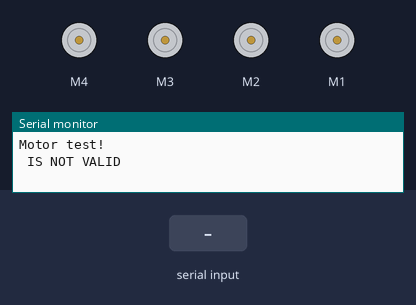
This sketch was run on a simulated Arduino Uno, built with avr-gcc and run on an emulated ATmega328P. Parts: 4 × DC motor (green arrow = forward, orange = backward, longer = faster), the last lines printed to the serial monitor. The inputs (shaded band) are chosen by the test bench.

Above: at 1.2 s.
1.3 s: "go" received over Serial
At 2.7 s:
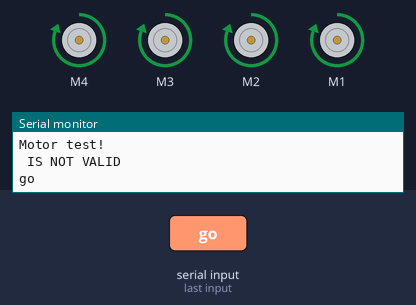
3.8 s: "reverse" received over Serial
At 6.0 s:
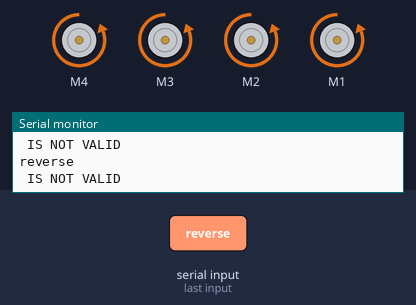
6.3 s: "left" received over Serial
At 7.7 s:
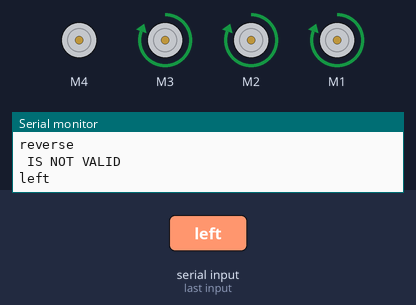
8.8 s: "right" received over Serial
At 10.9 s:
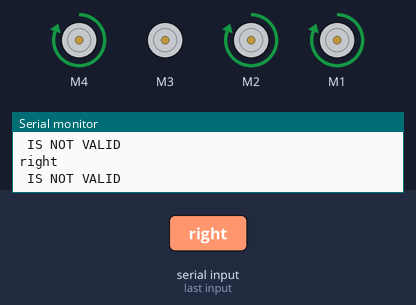
11.3 s: "bright" received over Serial
At 12.8 s:
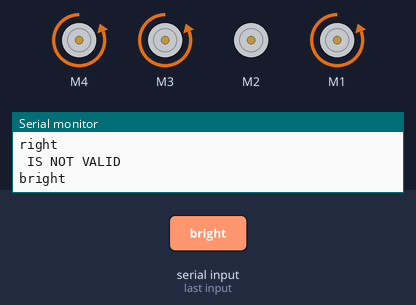
13.8 s: "bleft" received over Serial
At 15.9 s:
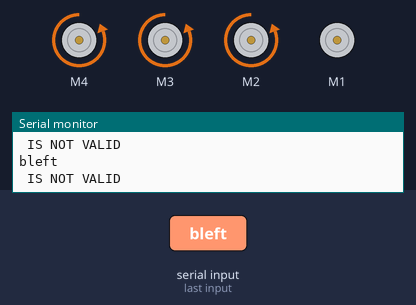
Timing chart, 0 to 17.3 s (numbered marks = the images above; inputs shaded):
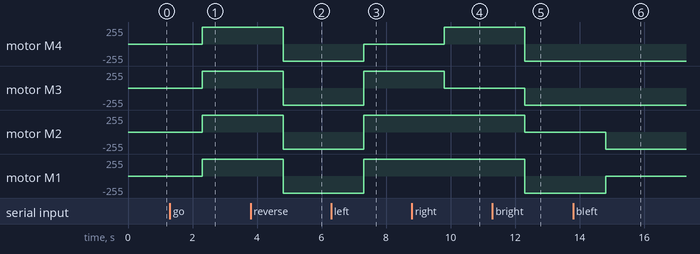

Measured:
- after the input at 1.3 s, motor M4, motor M3, motor M2, motor M1: stopped → forward 255/255 after 1.0 s
- after the input at 3.8 s, motor M4, motor M3, motor M2, motor M1: forward 255/255 → backward 255/255 after 1.0 s
- after the input at 6.3 s, motor M4: backward 255/255 → stopped after 1.0 s; motor M3, motor M2, motor M1: backward 255/255 → forward 255/255 after 1.0 s
- after the input at 8.8 s, motor M4: stopped → forward 255/255 after 1.0 s; motor M3: forward 255/255 → stopped after 1.0 s
- after the input at 11.3 s, motor M4, motor M1: forward 255/255 → backward 255/255 after 1.0 s; motor M3: stopped → backward 255/255 after 1.0 s; motor M2: forward 255/255 → stopped after 1.0 s
- after the input at 13.8 s, motor M2: stopped → backward 255/255 after 1.0 s; motor M1: backward 255/255 → stopped after 1.0 s

The sketch:

firmware.ino
```cpp
#include <AFMotor.h>

AF_DCMotor backright(4, MOTOR34_64KHZ); // create motor #2, 64KHz pwm
AF_DCMotor backleft(3, MOTOR12_64KHZ);
AF_DCMotor frontleft(2, MOTOR12_64KHZ);
AF_DCMotor frontright(1, MOTOR12_64KHZ);

void go(){
  frontleft.run(FORWARD);
  backleft.run(FORWARD);
  backright.run(FORWARD);
  frontright.run(FORWARD);
}

void reverse(){
  backleft.run(BACKWARD);
  backright.run(BACKWARD);
  frontleft.run(BACKWARD);
  frontright.run(BACKWARD);
}

void left(){
  frontleft.run(FORWARD);
  backleft.run(FORWARD);
  backright.run(RELEASE);
  frontright.run(FORWARD);
}

void right(){
  frontleft.run(FORWARD);
  backleft.run(RELEASE);
  backright.run(FORWARD);
  frontright.run(FORWARD);
}

void bright(){
  backleft.run(BACKWARD);
  backright.run(BACKWARD);
  frontleft.run(RELEASE);
  frontright.run(BACKWARD);
}

void bleft(){
  backleft.run(BACKWARD);
  backright.run(BACKWARD);
  frontleft.run(BACKWARD);
  frontright.run(RELEASE);
}

void chill(){
  backleft.run(RELEASE);
  frontleft.run(RELEASE);
  frontright.run(RELEASE);
  backright.run(RELEASE);
}
void setup() {
  Serial.begin(9600);           // set up Serial library at 9600 bps
  Serial.println("Motor test!\n");

  backright.setSpeed(255);     // set the speed to 200/255
  backleft.setSpeed(255);
  frontleft.setSpeed(255);
  frontright.setSpeed(255);
}

void loop() {
  String command = Serial.readString();
  if (command=="go") {
        go();
        Serial.println(command);
        return;
    }
    else if (command=="reverse") {
        reverse();
        Serial.println(command);
        return;
    }
    else if (command=="chill"){
        chill();
        Serial.println(command);
        return;
    }
    else if (command=="left"){
        left();
        Serial.println(command);
        return;
    }
    else if (command=="right") {
        right();
        Serial.println(command);
        return;
    }
        else if (command=="bright") {
        bright();
        Serial.println(command);
        return;
    }
        else if (command=="bleft") {
        bleft();
        Serial.println(command);
        return;
    }
    else{
        Serial.println(command+" IS NOT VALID");
        return;
    }
}
```
